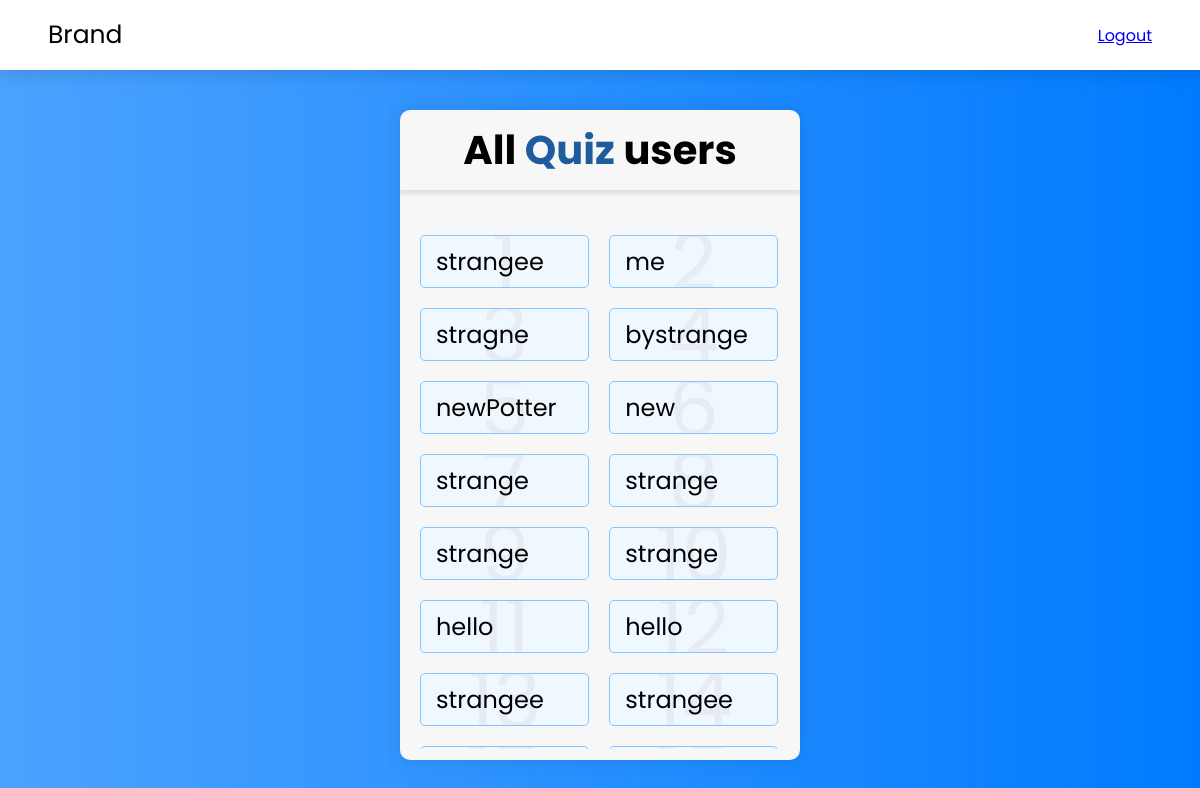
Page /settings/users/ (signed in) on the committed database.
### her/models.py (models this page shows, shortened)
class QuizUser(models.Model):
    name = models.CharField(max_length=100)
    email = models.EmailField(help_text='Enter your email')
    password = models.CharField(max_length=100, blank=True)
    quiz_passed = models.IntegerField(default=0)
    verified = models.BooleanField(default=False)
    passed_exams = models.ManyToManyField('Exam', blank=True)
    point_score = models.IntegerField(default=0)
    created_at = models.DateTimeField(auto_now_add=True)
    updated_at = models.DateTimeField(auto_now=True)

### edit/views.py (the view)
# urls.py: path('users/', views.quiz_users, name="quiz_users"),
@staff_member_required
def quiz_users(request):
    quiz_users = QuizUser.objects.all()
    return render(request, 'settings/quiz_users.html', {'quiz_users': quiz_users})

### her/templates/settings/quiz_users.html
{% extends 'her/base.html' %} {% block content %}
    <div class="container">
        <div class="quiz-box">
            <div class="quiz-title">
                <span>All <span class="marked">Quiz</span> users</span>
            </div>
            <div class="content">
                <div class="answers">
                    {% for quiz_user in quiz_users %}
                        <a href="{% url 'edit:quiz_user_detail' quiz_user.id %}" style="text-decoration: none; color: initial" class="quiz-user">
                            <div class="option" data-id="{{quiz_user.id}}">
                                <span>{{ quiz_user.name }}</span>
                            </div>
                        </a>
                    {%endfor%}
                </div>
            </div>
        </div>
    </div>
{%endblock%}

### static/assets/css/style.css (style rules this page uses)
* { margin: 0; padding: 0; box-sizing: border-box; font-family: Poppins; transition: all 200ms; }
body { background: var(--light-body-background); max-width: none !important; }
.container { width: 100%; margin-top: 40px; display: flex; justify-content: center; position: relative; }
.container .quiz-box { background: var(--light-quiz-box-background, #f7f7f7); transition: 450ms; overflow: hidden; min-width: 400px; max-width: 800px; border-radius: 10px; box-shadow: 0 0 20px 0 rgba(0, 0, 0, 0.1); max-height: 650px; }
.container .quiz-box .quiz-title { position: relative; text-align: center; font-size: 40px; font-weight: bold; width: 100%; padding: 10px 0; box-shadow: 0px 3px 5px 1px rgba(0, 0, 0, 0.1); }
.quiz-box .content { padding: 20px; height: 86%; overflow: auto; }
.quiz-user .option { position: relative; overflow: hidden; }
.quiz-user .option span { position: relative; z-index: 2; }
.quiz-user .option::after { content: attr(data-id); position: absolute; top: 50%; left: 50%; transform: translate(-50%, -50%); font-size: 80px !important; color: #ccc; z-index: 1; opacity: 0.28; }
.quiz-box .answers { margin: 25px auto 0 auto; display: grid; grid-template-columns: repeat(auto-fill, 47%); gap: 20px; }
.quiz-box .answers .option { background: aliceblue; border: 1px solid #84c5fe; border-radius: 5px; padding: 8px 15px; font-size: 24px; cursor: pointer; transition: all 0.3s ease; display: flex; align-items: center; justify-content: space-between; }

### static/assets/css/root.css (style rules this page uses)
:root { --light-body-background: linear-gradient( to left, rgba(0, 123, 255, 1), rgba(0, 123, 255, 0.7) ); --light-quiz-option-background: aliceblue; --light-quiz-option-onHover-background: #cce5ff; --light-quiz-option-onHover-color: #004085; --light-quiz-option-onHover-border: 1px solid #b8daff; --light-quiz-option-incorrect-background: #f8d7da; --light-quiz-option-incorrect-color: #721c24; --light-quiz-option-incorrect-border: 1px solid #f5c6cb; --light-quiz-option-correct-background: #d4edda; --light-quiz-option-correct-color: #155724; --light-quiz-option-correct-border: 1px solid #c3e6cb; --light-quiz-timer-warn-color: #ffcc00; --light-quiz-timer-danger-color: #cc3300; --navbar-height: 70px; }
.marked { color: #1f5c9e; }

### rows in the picture
QuizUser: name "strangee"
QuizUser: name "me"
QuizUser: name "stragne"
QuizUser: name "bystrange"
QuizUser: name "newPotter"
QuizUser: name "new"
QuizUser: name "strange"
QuizUser: name "strange"
QuizUser: name "strange"
QuizUser: name "strange"
QuizUser: name "hello"
QuizUser: name "hello"
QuizUser: name "strangee"
QuizUser: name "strangee"
